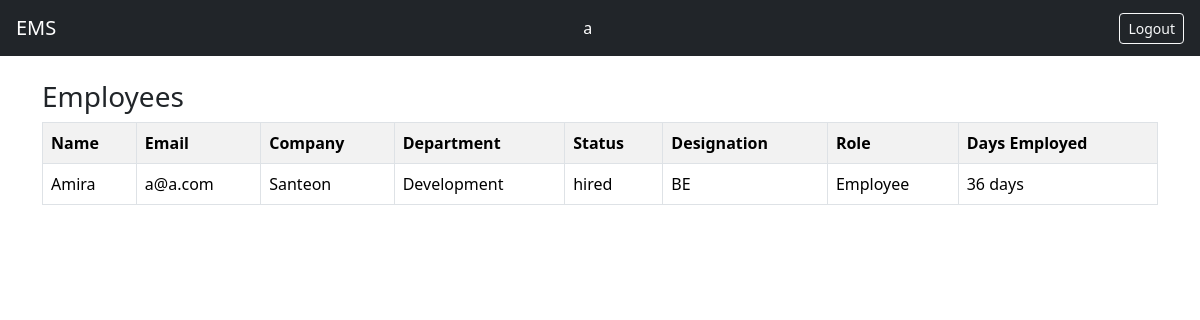
Page / (signed in) on the earlier database version.
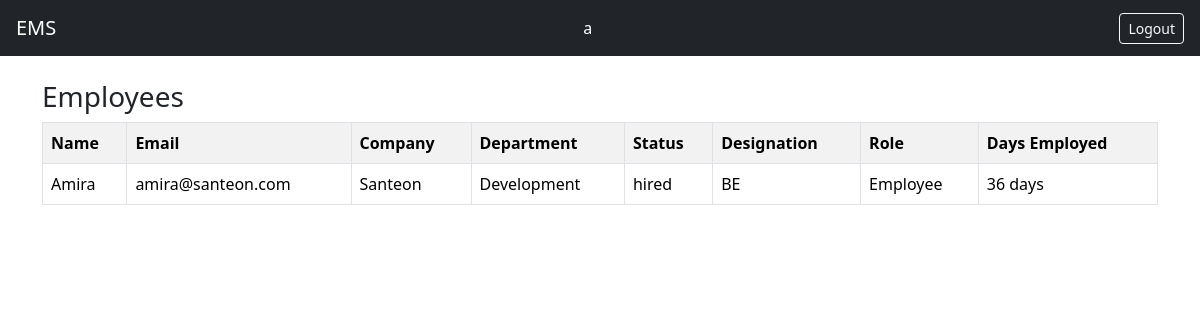
Same page on the later database version.
### employees/models.py (models this page shows, shortened)
class Employee(models.Model):
    STATUS_CHOICES = [
        ('application', 'Application Received'),
        ('interview', 'Interview Scheduled'),
        ('hired', 'Hired'),
        ('rejected', 'Not Accepted'),
    ]
    company = models.ForeignKey(Company, on_delete=models.PROTECT, related_name='employees')
    department = models.ForeignKey(Department, on_delete=models.PROTECT, related_name='employees')
    status = models.CharField(max_length=20, choices=STATUS_CHOICES)
    name = models.CharField(max_length=255)
    email = models.EmailField(unique=True)
    mobile = models.CharField(max_length=22, unique=True)
    address = models.TextField()
    designation = models.CharField(max_length=255)
    hired_on = models.DateField(null=True, blank=True) # Can be null if not hired yet
    user = models.OneToOneField(User, on_delete=models.CASCADE)
    @property
    def days_employed(self):
        if self.status == 'hired' and self.hired_on:
            return (date.today() - self.hired_on).days
        return None
    def is_manager(self):
        return self.user.groups.filter(name='Manager').exists()

### companies/models.py (models this page shows, shortened)
class Company(models.Model):
    name = models.CharField(max_length=255)
    departments_count = models.PositiveIntegerField(default=0)
    employees_count = models.PositiveIntegerField(default=0)
    class Meta:
        verbose_name_plural = "Companies"

class Department(models.Model):
    company = models.ForeignKey(Company, on_delete=models.PROTECT, related_name='departments')
    name = models.CharField(max_length=255)
    employees_count = models.PositiveIntegerField(default=0)

### ems/views.py (the view)
# urls.py: path('', employee_list, name='home'),
@login_required
def employee_list(request):
    user = request.user
    is_manager = user.groups.filter(name='Manager').exists()
    if user.is_superuser:
        employees = Employee.objects.all()
    elif is_manager:
        employees = Employee.objects.filter(
            department=user.employee.department
        )
    else:
        employees = Employee.objects.filter(user=user)
    companies = None
    if user.is_superuser:
        companies = Company.objects.all()
    departments = None
    if user.is_superuser:
        departments = Department.objects.select_related('company')
    elif is_manager:
        departments = Department.objects.filter(
            company=user.employee.company
        ).select_related('company')
    return render(
        request,
        'employees/list.html',
        {
            'employees': employees,
            'is_manager': is_manager,
            'companies': companies,
            'departments': departments,
        }
    )

### templates/employees/list.html (shortened to what this page needs)
{% extends "base.html" %}
{% block content %}
<h3>Employees</h3>
<table class="table table-bordered table-striped">
    <tr>
        <th>Name</th>
        <th>Email</th>
        <th>Company</th>
        <th>Department</th>
        <th>Status</th>
        <th>Designation</th>
        <th>Role</th>
        <th>Days Employed</th>
    </tr>
    {% for e in employees %}
    <tr>
        <td>{{ e.name }}</td>
        <td>{{ e.email }}</td>
        <td>{{ e.company.name }}</td>
        <td>{{ e.department.name }}</td>
        <td>{{ e.status }}</td>
        <td>{{ e.designation }}</td>
        <td>
            {% if e.is_manager %}
                Manager
            {% else %}
                Employee
            {% endif %}
        </td>
        <td>
            {% if e.days_employed %}
                {{ e.days_employed }} days
            {% else %}
                Not hired
            {% endif %}
        </td>
    </tr>
    {% endfor %}
</table>
{% endblock %}

Differences in the rows shown:
changed Employee "Amira": email "a@a.com" → "amira@santeon.com"
